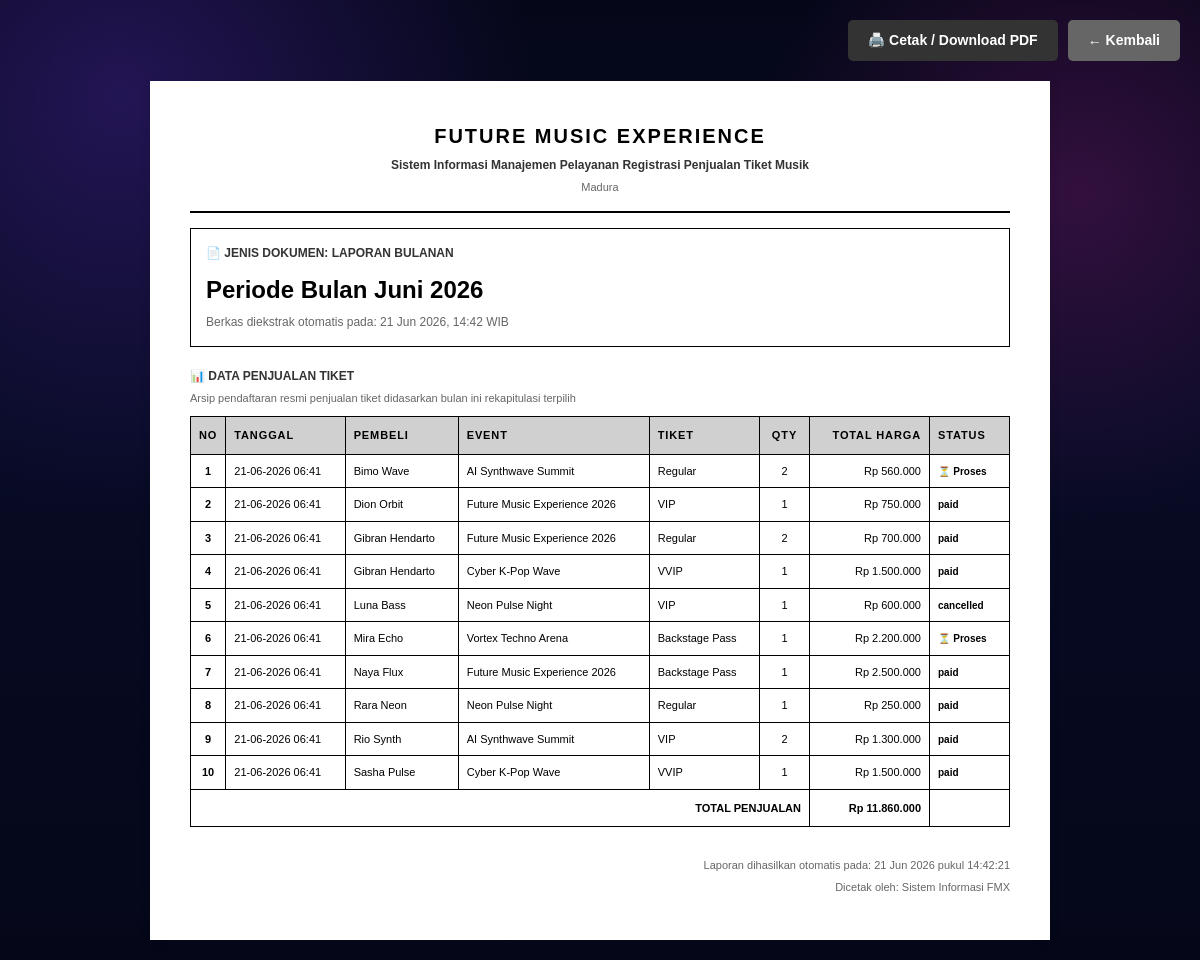
Screenshot of /admin/purchases_report.php (signed in) with the database file from the repository.
### tables this page shows
CREATE TABLE `purchases` (
  `id_purchase` int NOT NULL,
  `id_user` int NOT NULL,
  `id_event` int NOT NULL,
  `id_ticket` int NOT NULL,
  `quantity` int NOT NULL,
  `total_price` decimal(12,2) NOT NULL,
  `buyer_name` varchar(120) NOT NULL,
  `buyer_email` varchar(150) NOT NULL,
  `status` enum('pending','paid','cancelled') NOT NULL DEFAULT 'pending',
  `qr_code` varchar(80) NOT NULL,
  `created_at` timestamp NULL DEFAULT CURRENT_TIMESTAMP
);

CREATE TABLE `users` (
  `id_user` int NOT NULL,
  `name` varchar(120) NOT NULL,
  `email` varchar(150) NOT NULL,
  `password` varchar(255) NOT NULL,
  `role` enum('admin','user') NOT NULL DEFAULT 'user',
  `membership` enum('Free','Neon','Galaxy','Legend') NOT NULL DEFAULT 'Free',
  `phone` varchar(30) DEFAULT NULL,
  `created_at` timestamp NULL DEFAULT CURRENT_TIMESTAMP
);

CREATE TABLE `events` (
  `id_event` int NOT NULL,
  `id_venue` int NOT NULL,
  `title` varchar(180) NOT NULL,
  `slug` varchar(180) NOT NULL,
  `description` text NOT NULL,
  `event_date` date NOT NULL,
  `start_time` time NOT NULL,
  `category` varchar(80) NOT NULL,
  `status` enum('upcoming','popular','featured','completed') NOT NULL DEFAULT 'upcoming',
  `image_url` varchar(255) NOT NULL,
  `video_url` varchar(255) DEFAULT NULL,
  `seat_total` int NOT NULL DEFAULT '1000',
  `seat_available` int NOT NULL DEFAULT '1000',
  `created_at` timestamp NULL DEFAULT CURRENT_TIMESTAMP
);

CREATE TABLE `ticket_types` (
  `id_ticket` int NOT NULL,
  `id_event` int NOT NULL,
  `ticket_name` enum('Regular','VIP','VVIP','Backstage Pass') NOT NULL,
  `price` decimal(12,2) NOT NULL,
  `quota` int NOT NULL,
  `sold` int NOT NULL DEFAULT '0',
  `benefits` text NOT NULL
);

### config/database.php (called while the page is built, shortened)
<?php
$DB_HOST = 'localhost';
$DB_USER = 'root';
$DB_PASS = '';
$DB_NAME = 'future_music_db';
$conn = mysqli_connect($DB_HOST, $DB_USER, $DB_PASS, $DB_NAME);
mysqli_set_charset($conn, 'utf8mb4');
function e($value) {
    return htmlspecialchars((string)$value, ENT_QUOTES, 'UTF-8');
}
function url($path='') {
    $scriptDir = str_replace('\\', '/', dirname($_SERVER['SCRIPT_NAME']));
    $currentFolder = basename($scriptDir);
    if (in_array($currentFolder, ['auth', 'admin', 'user', 'api'], true)) {
        $base = dirname($scriptDir);
    } else {
        $base = $scriptDir;
    }
    $base = rtrim($base, '/');
    return $base . '/' . ltrim($path, '/');
}
function rupiah($number) {
    return 'Rp ' . number_format((float)$number, 0, ',', '.');
}
function db_all($sql) {
    global $conn;
    $q = mysqli_query($conn, $sql);
    $rows = [];
    if ($q) {
        while ($row = mysqli_fetch_assoc($q)) $rows[] = $row;
    }
    return $rows;
}
?>

### admin/purchases_report.php (the view, shortened to what this page needs)
<?php
include '../config/database.php';
$current_month = (int)date('m');
$current_year = date('Y');
$current_date = date('d M Y, H:i \W\I\B');
$rows = db_all("SELECT p.*,u.name,e.title,t.ticket_name
    FROM purchases p
    JOIN users u ON p.id_user=u.id_user
    JOIN events e ON p.id_event=e.id_event
    JOIN ticket_types t ON p.id_ticket=t.id_ticket
    WHERE MONTH(p.created_at)=$current_month AND YEAR(p.created_at)=$current_year
    ORDER BY p.created_at ASC, u.name");
$month_name_id = ['', 'Januari', 'Februari', 'Maret', 'April', 'Mei', 'Juni', 'Juli', 'Agustus', 'September', 'Oktober', 'November', 'Desember'][$current_month];
$total_sales = 0;
foreach ($rows as $row) {
    $total_sales += (float)$row['total_price'];
}
?>
<!DOCTYPE html>
<html lang="id">
<head>
    <script src="https://cdn.tailwindcss.com"></script>
    <link rel="stylesheet" href="<?= url('assets/css/style.css'); ?>">
</head>
<body>
    <div class="action-buttons no-print">
        <button class="btn btn-print" onclick="window.print()">🖨️ Cetak / Download PDF</button>
        <a href="<?= url('admin/purchases.php'); ?>" class="btn btn-back">← Kembali</a>
    </div>
    <div class="report-page">
        <div class="header-title">FUTURE MUSIC EXPERIENCE</div>
        <div class="header-subtitle">Sistem Informasi Manajemen Pelayanan Registrasi Penjualan Tiket Musik</div>
        <div class="header-address">Madura</div>
        <div class="separator"></div>
        <div class="info-box">
            <div class="info-box-title">📄 Jenis Dokumen: Laporan Bulanan</div>
            <div class="info-box-content">
                <h2>Periode Bulan <?= e($month_name_id); ?> <?= e($current_year); ?></h2>
                <p>Berkas diekstrak otomatis pada: <?= e($current_date); ?></p>
            </div>
        </div>
        <div class="table-title">📊 Data Penjualan Tiket</div>
        <div class="table-description">Arsip pendaftaran resmi penjualan tiket didasarkan bulan ini rekapitulasi terpilih</div>
        <table class="sales-table">
            <thead>
                <tr>
                    <th class="no-column">NO</th>
                    <th>TANGGAL</th>
                    <th>PEMBELI</th>
                    <th>EVENT</th>
                    <th>TIKET</th>
                    <th style="width: 50px; text-align: center;">QTY</th>
                    <th style="width: 120px; text-align: right;">TOTAL HARGA</th>
                    <th style="width: 80px;">STATUS</th>
                </tr>
            </thead>
            <tbody>
                <?php
                if (!empty($rows)):
                    $no = 1;
                    foreach ($rows as $r):
                ?>
                        <tr>
                            <td class="no-column"><?= $no++; ?></td>
                            <td><?= date('d-m-Y H:i', strtotime($r['created_at'])); ?></td>
                            <td><?= e($r['name']); ?></td>
                            <td><?= e($r['title']); ?></td>
                            <td><?= e($r['ticket_name']); ?></td>
                            <td style="text-align: center;"><?= (int)$r['quantity']; ?></td>
                            <td style="text-align: right;"><?= rupiah($r['total_price']); ?></td>
                            <td>
                                <span style="font-size: 10px; font-weight: 600;">
                                    <?= $r['status'] === 'completed' ? '✓ Selesai' : ($r['status'] === 'pending' ? '⏳ Proses' : e($r['status'])); ?>
                                </span>
                            </td>
                        </tr>
                    <?php
                    endforeach;
                    ?>
                    <tr class="total-row">
                        <td colspan="6" style="text-align: right;"><strong>TOTAL PENJUALAN</strong></td>
                        <td style="text-align: right;"><strong><?= rupiah($total_sales); ?></strong></td>
                        <td></td>
                    </tr>
                <?php endif; ?>
            </tbody>
        </table>
        <div style="margin-top: 30px; text-align: right; font-size: 11px; color: #666;">
            <p style="margin: 5px 0;">Laporan dihasilkan otomatis pada: <?= date('d M Y \p\u\k\u\l H:i:s'); ?></p>
            <p style="margin: 5px 0;">Dicetak oleh: Sistem Informasi FMX</p>
        </div>
    </div>
</body>
</html>

### assets/css/style.css (style rules this page uses)
:root { --dark:#06091f; --dark2:#080b2a; --panel:rgba(255,255,255,.07); --panel2:rgba(255,255,255,.11); --line:rgba(255,255,255,.14); --white:#ffffff; --muted:#aab2d5; --pink:#ff2fd0; --purple:#7c3cff; --cyan:#47e5ff; --blue:#101a4d; --shadow:0 24px 80px rgba(0,0,0,.35); }
* { box-sizing:border-box }
html { scroll-behavior:smooth }
body { margin:0; font-family:Inter,ui-sans-serif,system-ui,-apple-system,BlinkMacSystemFont,"Segoe UI",sans-serif; color:var(--white); background: radial-gradient(circle at 10% 10%, rgba(124,60,255,.25), transparent 30%), radial-gradient(circle at 90% 20%, rgba(255,47,208,.18), transparent 25%), linear-gradient(180deg,#050719 0%,#070b24 45%,#050719 100%); min-height:100vh; }
a { text-decoration:none;color:inherit }
button,input,select,textarea { font:inherit }
table { width:100%;border-collapse:collapse;min-width:760px }
th,td { padding:15px;border-bottom:1px solid var(--line);text-align:left }
th { color:#fff;font-size:12px;text-transform:uppercase;letter-spacing:.08em;background:rgba(255,255,255,.07) }
td { color:#dfe4ff }

### admin/purchases_report.php (style rules this page uses)
* { margin: 0; padding: 0; box-sizing: border-box; }
body { font-family: Arial, sans-serif; background-color: #f5f5f5; padding: 20px; }
.report-page { max-width: 900px; margin: 0 auto; background: white; padding: 40px; box-shadow: 0 2px 10px rgba(0, 0, 0, 0.1); }
.header-title { text-align: center; margin-bottom: 5px; font-size: 20px; font-weight: bold; letter-spacing: 2px; color: #000; }
.header-subtitle { text-align: center; margin-bottom: 5px; font-size: 12px; color: #333; font-weight: 600; }
.header-address { text-align: center; margin-bottom: 15px; font-size: 11px; color: #666; }
.separator { border-top: 2px solid #000; margin-bottom: 15px; }
.info-box { border: 1px solid #000; padding: 15px; margin-bottom: 15px; }
.info-box-title { font-weight: bold; font-size: 12px; margin-bottom: 10px; color: #333; text-transform: uppercase; }
.info-box-content h2 { font-size: 24px; font-weight: bold; margin-bottom: 5px; color: #000; }
.info-box-content p { font-size: 12px; color: #666; margin: 0; }
.table-title { font-size: 12px; font-weight: bold; margin: 20px 0 5px 0; color: #333; text-transform: uppercase; }
.table-description { font-size: 11px; color: #666; margin-bottom: 10px; }
.sales-table { width: 100%; border-collapse: collapse; margin-bottom: 20px; font-size: 11px; color: #000; }
.sales-table thead { background-color: #fff; }
.sales-table th { padding: 10px 8px; text-align: left; font-weight: bold; border: 1px solid #000; background-color: #d0d0d0; font-size: 11px; color: #000; }
.sales-table td { padding: 8px; border: 1px solid #000; vertical-align: top; font-size: 11px; color: #000; }
.sales-table tbody tr:nth-child(odd) { background-color: #fff; color: #000; }
.sales-table tbody tr:nth-child(even) { background-color: #ffffff; color: #000; }
.no-column { width: 30px; text-align: center; font-weight: bold; }
.total-row { background-color: #e8e8e8; font-weight: bold; }
.total-row td { padding: 10px 8px; border: 1px solid #000; }
.action-buttons { margin-bottom: 20px; display: flex; gap: 10px; justify-content: flex-end; }
.btn { padding: 10px 20px; border: none; border-radius: 5px; cursor: pointer; font-size: 14px; font-weight: 600; transition: all 0.3s; text-decoration: none; display: inline-block; }
.btn-print { background-color: #333; color: white; }
.btn-back { background-color: #666; color: white; }

### rows the page displays
purchases: created_at "21-06-2026 06:41", id_user.name "Bimo Wave", id_event.title "AI Synthwave Summit", id_ticket.ticket_name "Regular", quantity "2", total_price "Rp 560.000", status "⏳ Proses"
purchases: created_at "21-06-2026 06:41", id_user.name "Dion Orbit", id_event.title "Future Music Experience 2026", id_ticket.ticket_name "VIP", quantity "1", total_price "Rp 750.000", status "paid"
purchases: created_at "21-06-2026 06:41", id_user.name "Gibran Hendarto", id_event.title "Future Music Experience 2026", id_ticket.ticket_name "Regular", quantity "2", total_price "Rp 700.000", status "paid"
purchases: created_at "21-06-2026 06:41", id_user.name "Gibran Hendarto", id_event.title "Cyber K-Pop Wave", id_ticket.ticket_name "VVIP", quantity "1", total_price "Rp 1.500.000", status "paid"
purchases: created_at "21-06-2026 06:41", id_user.name "Luna Bass", id_event.title "Neon Pulse Night", id_ticket.ticket_name "VIP", quantity "1", total_price "Rp 600.000", status "cancelled"
purchases: created_at "21-06-2026 06:41", id_user.name "Mira Echo", id_event.title "Vortex Techno Arena", id_ticket.ticket_name "Backstage Pass", quantity "1", total_price "Rp 2.200.000", status "⏳ Proses"
purchases: created_at "21-06-2026 06:41", id_user.name "Naya Flux", id_event.title "Future Music Experience 2026", id_ticket.ticket_name "Backstage Pass", quantity "1", total_price "Rp 2.500.000", status "paid"
purchases: created_at "21-06-2026 06:41", id_user.name "Rara Neon", id_event.title "Neon Pulse Night", id_ticket.ticket_name "Regular", quantity "1", total_price "Rp 250.000", status "paid"
purchases: created_at "21-06-2026 06:41", id_user.name "Rio Synth", id_event.title "AI Synthwave Summit", id_ticket.ticket_name "VIP", quantity "2", total_price "Rp 1.300.000", status "paid"
purchases: created_at "21-06-2026 06:41", id_user.name "Sasha Pulse", id_event.title "Cyber K-Pop Wave", id_ticket.ticket_name "VVIP", quantity "1", total_price "Rp 1.500.000", status "paid"

### other values shown
$month_name_id "Juni"
rupiah($total_sales) "Rp 11.860.000"
